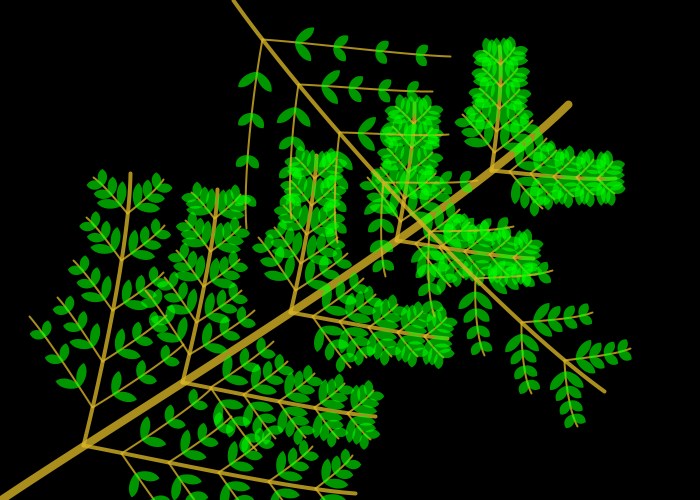
Frame 1 (no input)
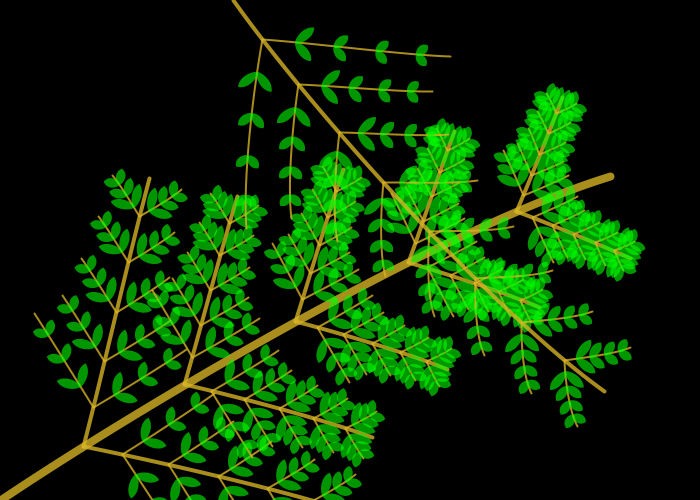
Frame 60 (the mouse pressed at the canvas centre just before this capture)
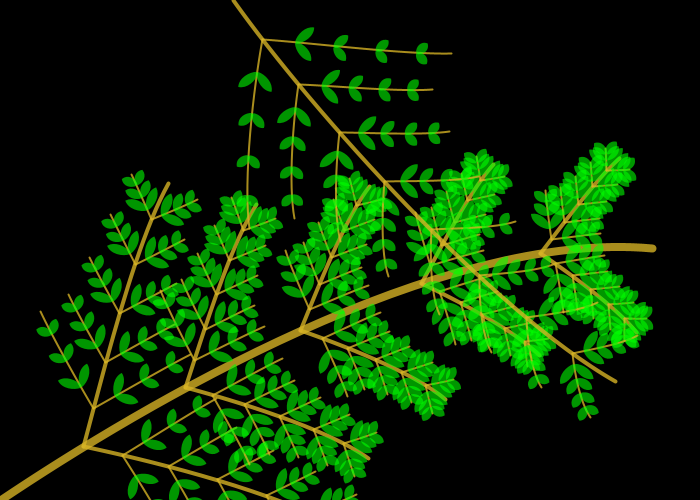
Frame 120 (the mouse held since frame 60 and released just before this capture)

The Processing sketch that drew these frames (run headless with seeded random() and noise(); from frame 60 on, the mouse is pressed at the canvas centre):

// Processing sketch: draw_branch
// ── draw_branch.pde
/*i need to comment this sketch,
it's full of magic constants,
the math is fairly heavy and it takes
too long to understand how it works*/

void setup() {
  size(700, 500);
  smooth();

  frameRate(15);
}


void draw() {

  //fill(0, 25);
  //rect(0, 0, width, height);
  background(0);
  
  drawBranch(0, height, .85*width, .3*height, 8, 
  .015, .75, .4, 3, 5, 3, 1*( -.5 + noise(frameCount*.025) ) );
  
  drawBranch(width/3, 0, .85*width, .8*height, 4, 
  -.03, 1, .35, 2, 8, 4, 2*sq( -.5 + noise(0, frameCount*.025) ) );
} 



/*use this to recursively draw branches with leaves coming off the end
 of them*/

void drawBranch(float x, float y, float x1, float y1, float w, 
float curvature, float sway, float lenFrac,
int joints, float numBranches, float numLeaves, float noize)
{
  float len=dist(x, y, x1, y1);
  drawBranchT(x, y, x1, y1, len, w, 
  curvature, sway, lenFrac,
  joints, numBranches, numLeaves, noize);
}
void drawBranchT(float x, float y, float x1, float y1, float len, float w, 
float curvature, float sway, float lenFrac,
int joints, float numBranches, float numLeaves, float noize)
{


  float xx1=.75*x+.25*x1;
  float xx2=.25*x+.75*x1;
  float yy1=.75*y+.25*y1;
  float yy2=.25*y+.75*y1;
  float co=(y1-y)/dist(x, y, x1, y1), si=-(x1-x)/dist(x, y, x1, y1);

  float x11=x1+noize*sway*len*co;
  float y11=y1+noize*sway*len*si;
  float c=curvature*len;

  noFill();
  stroke(215, 180, 37, 200);
  strokeWeight(w);

  bezier(x, y, 
  xx1+co*c, yy1+si*c, 
  xx2+co*c, yy2+si*c, 
  x11, y11);



  if (joints>1) {
    joints--;

    for (int i=0; i<(int)numBranches; i++) {

      float xt=bezierPoint(x, xx1+co*c, xx2+co*c, x11, 
      (i+1)/ (numBranches+1));
      float yt=bezierPoint(y, yy1+si*c, yy2+si*c, y11, 
      (i+1)/ (numBranches+1));
      float a=atan2( bezierPoint(y, yy1+si*c, yy2+si*c, y11, 
      .001+(i+1)/ (numBranches+1)) - yt, 
      bezierPoint(x, xx1+co*c, xx2+co*c, x11, 
      .001+(i+1)/ (numBranches+1)) - xt );

      float lent=len*lenFrac/pow( (float)i + 1, .5);
      a+=PI/4;

      drawBranch(xt, yt, xt+lent*cos(a), 
      yt+lent*sin(a), .5*w, 
      .5*curvature, sway, lenFrac, joints, numBranches, numLeaves,
      .5*noize+.5*(-.5+noise(.1*joints, .05*i)) );

      a-=PI/2;

      drawBranch(xt, yt, xt+lent*cos(a), 
      yt+lent*sin(a), .5*w, 
      -.5*curvature, sway, lenFrac, joints, numBranches, numLeaves,
      .5*noize+.5*(-.5+noise(.1*joints, .05*i)) );
    }
  } 

  else if (joints==1) {

    noStroke();
    fill(0, 255, 0, 150);

    for (int i=0; i<(int)numLeaves; i++) {

      float xt=bezierPoint(x, xx1+co*c, xx2+co*c, x11, 
      (i+1)/ (numLeaves+1));
      float yt=bezierPoint(y, yy1+si*c, yy2+si*c, y11, 
      (i+1)/ (numLeaves+1));
      float a=atan2( bezierPoint(y, yy1+si*c, yy2+si*c, y11, 
      .001+(i+1)/ (numLeaves+1)) - yt, 
      bezierPoint(x, xx1+co*c, xx2+co*c, x11, 
      .001+(i+1)/ (numLeaves+1)) - xt );

      float sizeLeaf=20/pow( (float)i + .5, .25);
      float wl=5; //width of leaf
      float c1=sizeLeaf*.015, c2=sizeLeaf*(-.015);

      for (int j=0; j<2; j++) {

        if (j==0) a+=PI/4;
        if (j==1) a-=PI/2;

        float x1l=xt+sizeLeaf*cos(a), y1l=yt+sizeLeaf*sin(a);
        float xx1l=.75*xt+.25*x1l, xx2l=.25*xt+.75*x1l;
        float yy1l=.75*yt+.25*y1l, yy2l=.25*yt+.75*y1l;
        co=(y1l-yt)/dist(xt, yt, x1l, y1l);
        si=-(x1l-xt)/dist(xt, yt, x1l, y1l);



        beginShape();

        vertex(xt+co*wl/4, yt+si*wl/4);
        bezierVertex(
        xx1l+co*(c1+wl), yy1l+si*(c1+wl), 
        xx2l+co*(c1+wl/.75), yy2l+si*(c1+wl/.75), 
        x1l, y1l);
        bezierVertex(
        xx2l+co*(c2-wl/.75), yy2l+si*(c2-wl/.75), 
        xx1l+co*(c2-wl), yy1l+si*(c2-wl), 
        xt-co*wl/4, yt-si*wl/4);
        endShape(CLOSE);
      }
    }
  }
}
